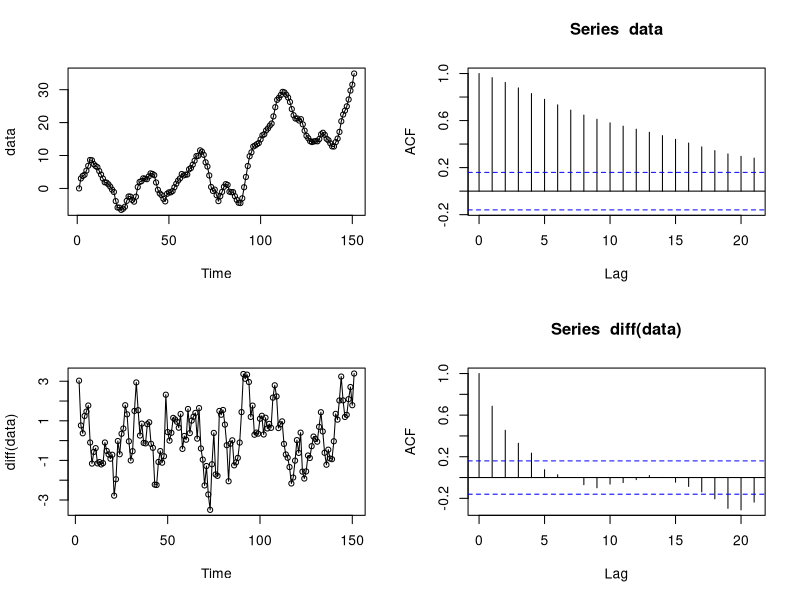

Here is the R script that generated this plot:
data = arima.sim(list(order=c(1,1,0),ar=c(0.7)), n=150)
par(mfrow=c(2,2))
plot(data,type='o')
acf(data)
plot(diff(data),type='o')
acf(diff(data))
